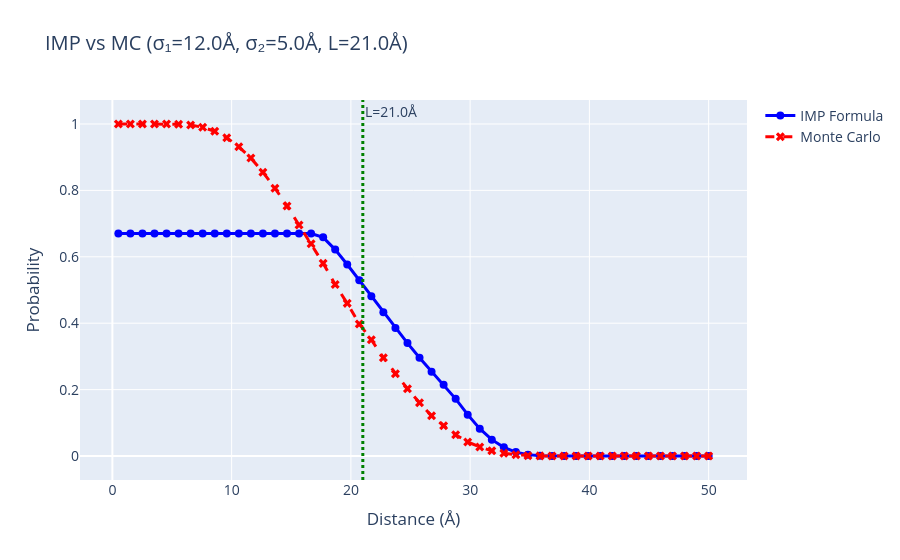

Notebook code cell kept with this figure:
### Code cell
import numpy as np
import matplotlib.pyplot as plt
import IMP
import IMP.core
from math import pi
import os

def compute_imp_probability(d, sigma1, sigma2, L):
    """
    Compute IMP analytical formula probability.
    
    Parameters:
    -----------
    d : float
        Distance between particle centers
    sigma1, sigma2 : float
        Uncertainty radii
    L : float
        Crosslinker maximum length
    """
    # Volumes
    vi = 4.0 / 3.0 * pi * sigma1**3
    vj = 4.0 / 3.0 * pi * sigma2**3
    
    # Sphere cap function
    def sphere_cap(r1, r2, dist):
        if dist <= abs(r1 - r2):
            return min(4.0 / 3.0 * pi * r1**3, 4.0 / 3.0 * pi * r2**3)
        if dist >= r1 + r2:
            return 0.0
        return (pi / (12.0 * dist) * (r1 + r2 - dist)**2 *
                (dist**2 + 2*dist*r1 - 3*r1**2 + 2*dist*r2 + 6*r1*r2 - 3*r2**2))
    
    # IMP formula logic
    if d < sigma1 + sigma2:
        xlvol = 4.0 / 3.0 * pi * (L / 2)**3
        fi = min(vi, xlvol)
        fj = min(vj, xlvol)
    else:
        di = d - sigma2 - L / 2
        dj = d - sigma1 - L / 2
        fi = sphere_cap(sigma1, L / 2, abs(di))
        fj = sphere_cap(sigma2, L / 2, abs(dj))
    
    pofr = fi * fj / (vi * vj)
    return pofr

def compute_mc_probability(p1, p2, sigma1, sigma2, L, N=100000):
    """
    Compute Monte Carlo probability by sampling uniformly within spheres.
    
    Parameters:
    -----------
    p1, p2 : np.ndarray
        Center positions of spheres
    sigma1, sigma2 : float
        Radii of uncertainty spheres
    L : float
        Crosslinker maximum length
    N : int
        Number of MC samples
    
    Returns:
    --------
    prob_mc : float
        Probability that distance < L
    """
    # Sample points uniformly within sphere 1
    # Method: Sample from uniform sphere using rejection sampling or inverse transform
    q1_samples = sample_uniform_sphere(p1, sigma1, N)
    q2_samples = sample_uniform_sphere(p2, sigma2, N)
    
    # Calculate pairwise distances
    distances = np.linalg.norm(q1_samples - q2_samples, axis=1)
    
    # Probability that distance < L
    prob_mc = np.mean(distances < L)
    return prob_mc

def sample_uniform_sphere(center, radius, N):
    """
    Sample points uniformly within a sphere using the standard method.
    More efficient than rejection sampling.
    
    Parameters:
    -----------
    center : np.ndarray, shape (3,)
        Center of sphere
    radius : float
        Radius of sphere
    N : int
        Number of samples needed
    
    Returns:
    --------
    samples : np.ndarray, shape (N, 3)
        Points uniformly distributed within sphere
    """
    # Sample radial distance: r^3 uniform -> r = radius * u^(1/3)
    u = np.random.uniform(0, 1, N)
    r = radius * u**(1/3)
    
    # Sample directions uniformly on sphere
    theta = np.random.uniform(0, 2*np.pi, N)  # Azimuthal angle
    phi = np.arccos(2*np.random.uniform(0, 1, N) - 1)  # Polar angle (uniform in cos)
    
    # Convert to Cartesian
    x = r * np.sin(phi) * np.cos(theta)
    y = r * np.sin(phi) * np.sin(theta)
    z = r * np.cos(phi)
    
    samples = np.column_stack((x, y, z)) + center
    return samples

import os
import numpy as np
import matplotlib.pyplot as plt
import plotly.graph_objects as go  # For interactive Plotly plot

def create_comparison_plot(sigma1=5.0, sigma2=5.0, L=21.0, N_mc=100000):
    """
    Simplified comparison plot: IMP vs Monte Carlo probabilities.
    Interactive Plotly plot displayed, Matplotlib used for PDF save.
    """
    distances = np.linspace(0.5, 50, 50)
    prob_imp = []
    prob_mc = []
    
    p1 = np.array([0.0, 0.0, 0.0])
    
    print(f"Computing probabilities (N={N_mc})...")
    for sep in distances:
        p2 = np.array([sep, 0.0, 0.0])
        prob_imp.append(compute_imp_probability(sep, sigma1, sigma2, L))
        prob_mc.append(compute_mc_probability(p1, p2, sigma1, sigma2, L, N=N_mc))
    
    # Create Plotly figure for interactive display
    fig_plotly = go.Figure()
    fig_plotly.add_trace(go.Scatter(x=distances, y=prob_imp, mode='lines+markers', name='IMP Formula', line=dict(color='blue', width=3), marker=dict(size=8)))
    fig_plotly.add_trace(go.Scatter(x=distances, y=prob_mc, mode='lines+markers', name='Monte Carlo', line=dict(color='red', width=3, dash='dash'), marker=dict(size=8, symbol='x')))
    fig_plotly.add_vline(x=L, line=dict(color='green', dash='dot', width=3), annotation_text=f'L={L}Å')
    fig_plotly.update_layout(
        title=f'IMP vs MC (σ₁={sigma1}Å, σ₂={sigma2}Å, L={L}Å)',
        xaxis_title='Distance (Å)',
        yaxis_title='Probability',
        font=dict(size=14)
    )
    fig_plotly.show()  # Display interactive Plotly plot
    
    # Create Matplotlib figure for PDF save
    fig, ax = plt.subplots(figsize=(10, 6))
    ax.plot(distances, prob_imp, 'o-', color='blue', linewidth=3, markersize=8, label='IMP Formula')
    ax.plot(distances, prob_mc, 'x--', color='red', linewidth=3, markersize=8, label='Monte Carlo')
    ax.axvline(x=L, color='green', linestyle=':', linewidth=3, label=f'L={L}Å')
    ax.set_xlabel('Distance (Å)', fontsize=16)
    ax.set_ylabel('Probability', fontsize=16)
    ax.set_title(f'IMP vs MC (σ₁={sigma1}Å, σ₂={sigma2}Å, L={L}Å)', fontsize=18)
    ax.legend(fontsize=14)
    ax.grid(True, alpha=0.3)
    
    # Ensure output directory exists
    if not os.path.exists("output_figures"):
        os.makedirs("output_figures")
    
    # Save as PDF
    filename = f"output_figures/imp_vs_mc_sigma{sigma1}_L{L}.pdf"
    fig.savefig(filename, bbox_inches='tight')
    print(f"Figure saved to {filename}")
    
    return fig, {
        'distances': distances, 
        'prob_imp': np.array(prob_imp), 
        'prob_mc': np.array(prob_mc)
    }
    
# Example usage (same as before)
fig_comparison, results = create_comparison_plot(
    sigma1=12.0, 
    sigma2=5.0, 
    L=21.0, 
    N_mc=100000
)

#fig_comparison.show()

# Detailed table
print("\nDetailed Comparison Table:")
print("-" * 80)
print(f"{'Distance (Å)':>12} | {'IMP Prob':>10} | {'MC Prob':>10} |")
print("-" * 80)

test_distances = [2.0, 3.0, 4.0, 5.0, 8.0, 10.0, 12.0, 15.0, 18.0, 20.0, 20.5, 21.0, 22.0, 23.0, 25.0, 30.0, 40.0]
for test_d in test_distances:
    idx = np.argmin(np.abs(results['distances'] - test_d))
    actual_d = results['distances'][idx]
    p_imp = results['prob_imp'][idx]
    p_mc = results['prob_mc'][idx]
    
    print(f"{actual_d:12.1f} | {p_imp:10.6f} | {p_mc:10.6f} |")

print("-" * 80)

### Figure 1 — Plotly figure (JSON) as saved in the notebook; plotly's stock layout.template omitted (floating-point values rounded to 4 significant figures)
{"data": [{"line": {"color": "blue", "width": 3}, "marker": {"size": 8}, "mode": "lines+markers", "name": "IMP Formula", "type": "scatter", "x": [0.5, 1.51, 2.52, 3.531, 4.541, 5.551, 6.561, 7.571, 8.582, 9.592, 10.6, 11.61, 12.62, 13.63, 14.64, 15.65, 16.66, 17.67, 18.68, 19.69, 20.7, 21.71, 22.72, 23.73, 24.74, 25.76, 26.77, 27.78, 28.79, 29.8, 30.81, 31.82, 32.83, 33.84, 34.85, 35.86, 36.87, 37.88, 38.89, 39.9, 40.91, 41.92, 42.93, 43.94, 44.95, 45.96, 46.97, 47.98, 48.99, 50.0], "y": [0.6699, 0.6699, 0.6699, 0.6699, 0.6699, 0.6699, 0.6699, 0.6699, 0.6699, 0.6699, 0.6699, 0.6699, 0.6699, 0.6699, 0.6699, 0.6699, 0.6699, 0.6585, 0.6216, 0.5768, 0.5292, 0.4809, 0.4329, 0.3858, 0.3401, 0.2961, 0.2541, 0.2145, 0.1721, 0.1246, 0.08229, 0.04924, 0.02611, 0.01175, 0.004118, 0.0009314, 7.677e-05, 1.104e-08, 0, 0, 0, 0, 0, 0, 0, 0, 0, 0, 0, 0]}, {"line": {"color": "red", "dash": "dash", "width": 3}, "marker": {"size": 8, "symbol": "x"}, "mode": "lines+markers", "name": "Monte Carlo", "type": "scatter", "x": [0.5, 1.51, 2.52, 3.531, 4.541, 5.551, 6.561, 7.571, 8.582, 9.592, 10.6, 11.61, 12.62, 13.63, 14.64, 15.65, 16.66, 17.67, 18.68, 19.69, 20.7, 21.71, 22.72, 23.73, 24.74, 25.76, 26.77, 27.78, 28.79, 29.8, 30.81, 31.82, 32.83, 33.84, 34.85, 35.86, 36.87, 37.88, 38.89, 39.9, 40.91, 41.92, 42.93, 43.94, 44.95, 45.96, 46.97, 47.98, 48.99, 50.0], "y": [1, 1, 1, 1, 1.0, 0.9994, 0.9969, 0.99, 0.9781, 0.9587, 0.9312, 0.8974, 0.8549, 0.8067, 0.7533, 0.696, 0.6393, 0.5802, 0.5167, 0.4598, 0.3978, 0.3501, 0.2962, 0.2475, 0.2025, 0.1604, 0.1211, 0.09104, 0.06418, 0.04215, 0.02723, 0.01564, 0.00814, 0.00368, 0.00106, 0.00034, 0, 0, 0, 0, 0, 0, 0, 0, 0, 0, 0, 0, 0, 0]}], "layout": {"annotations": [{"showarrow": false, "text": "L=21.0Å", "x": 21, "xanchor": "left", "xref": "x", "y": 1, "yanchor": "top", "yref": "y domain"}], "font": {"size": 14}, "shapes": [{"line": {"color": "green", "dash": "dot", "width": 3}, "type": "line", "x0": 21, "x1": 21, "xref": "x", "y0": 0, "y1": 1, "yref": "y domain"}], "title": {"text": "IMP vs MC (σ₁=12.0Å, σ₂=5.0Å, L=21.0Å)"}, "xaxis": {"title": {"text": "Distance (Å)"}}, "yaxis": {"title": {"text": "Probability"}}}}
